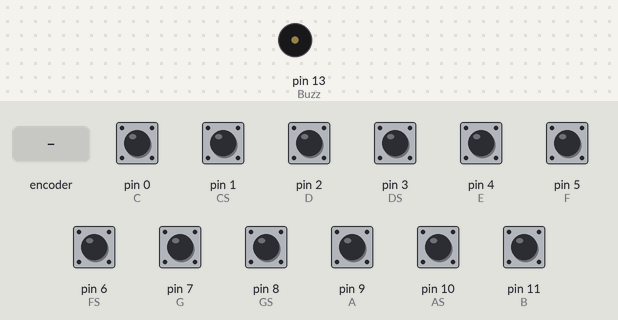
Bench run of a sketch on a simulated Arduino Uno, built with avr-gcc and run on an emulated ATmega328P. Parts: buzzer (waves = sounding). Inputs (shaded band) come from the test bench; at power-on: pin 0 (C), pin 1 (CS), pin 2 (D), pin 3 (DS), pin 4 (E), pin 5 (F), pin 6 (FS), pin 7 (G), pin 8 (GS), pin 9 (A), pin 10 (AS), pin 11 (B) HIGH.

Above: at 1.2 s.
1.3 s: rotary encoder on pin 9 (A) / pin 11 (B) turned 3 steps (first pin leading)
At 1.51 s:
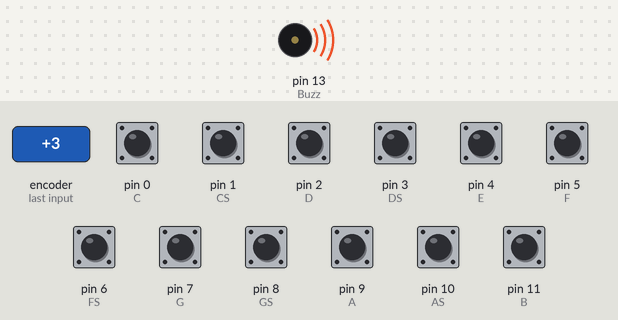
Timing chart, 0 to 4.3 s (numbered marks = the images above; inputs shaded):
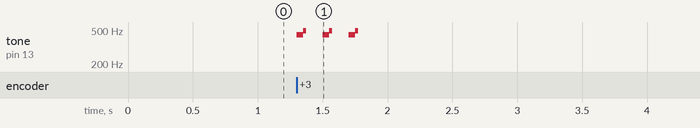

Measured:
- after the input at 1.3 s, tone on pin 13 (Buzz): silent → 440 Hz at once, then repeats every 0.20 s: 493 Hz 0.02 s, silent 0.13 s, 440 Hz 0.05 s, until it stays silent from 1.8 s

The sketch:

arduino_piano.ino
```cpp
/*
Projeto de mini piano realizado  utilizando arduíno
Baseado em https://projecthub.arduino.cc/rahulkhanna/arduino-tutorial-mini-piano-0c7ec5
Foi realizado a adição de 5 teclas, correspondentes à teclas pretas do piano, correspondentes aos semitons (sustenidos/bemol)
Foi utilizado um alto falante para reprodução dos sons
Uma bateria de 9v é utilizada para fornecer energia
*/

#define T_C 262
#define T_CS 277
#define T_D 294
#define T_DS 311
#define T_E 330
#define T_F 349
#define T_FS 370
#define T_G 392
#define T_GS 415
#define T_A 440
#define T_AS 466
#define T_B 493


const int C  =  0;
const int CS =  1;
const int D  =  2;
const int DS =  3;
const int E  =  4;
const int F  =  5;
const int FS =  6;
const int G  =  7;
const int GS =  8;
const int A  =  9;
const int AS = 10;
const int B  = 11;

const int Buzz = 13;

void setup()
{

  //Serial.begin(9600);
  //pinMode(11, OUTPUT)

  //pinMode(LED, OUTPUT);
  pinMode(C, INPUT);
  digitalWrite(C,HIGH);

  pinMode(CS, INPUT);
  digitalWrite(CS,HIGH);

  pinMode(D, INPUT);
  digitalWrite(D,HIGH);

  pinMode(DS, INPUT);
  digitalWrite(DS,HIGH);

  pinMode(E, INPUT);
  digitalWrite(E,HIGH);

  pinMode(F, INPUT);
  digitalWrite(F,HIGH);

  pinMode(FS, INPUT);
  digitalWrite(FS,HIGH);

  pinMode(G, INPUT);
  digitalWrite(G,HIGH);

  pinMode(GS, INPUT);
  digitalWrite(GS,HIGH);

  pinMode(A, INPUT);
  digitalWrite(A,HIGH);

  pinMode(AS, INPUT);
  digitalWrite(AS,HIGH);

  pinMode(B, INPUT);
  digitalWrite(B,HIGH);

  // digitalWrite(LED,LOW);
}

void loop()
{

  while(digitalRead(C) == LOW)
  {
    tone(Buzz,T_C);
  }

  while(digitalRead(CS) == LOW)
  {
    tone(Buzz,T_CS);
  }

  while(digitalRead(D) == LOW)
  {
    tone(Buzz,T_D);
  }

  while(digitalRead(DS) == LOW)
  {
    tone(Buzz,T_DS);
  }

  while(digitalRead(E) == LOW)
  {
    tone(Buzz,T_E);
  }

  while(digitalRead(F) == LOW)
  {
    tone(Buzz,T_F);
  }

  while(digitalRead(FS) == LOW)
  {
    tone(Buzz,T_FS);
  }

  while(digitalRead(G) == LOW)
  {
    tone(Buzz,T_G);
  }

  while(digitalRead(GS) == LOW)
  {
    tone(Buzz,T_GS);
  }

  while(digitalRead(A) == LOW)
  {
    tone(Buzz,T_A);
  }

  while(digitalRead(AS) == LOW)
  {
    tone(Buzz,T_AS);
  }

  while(digitalRead(B) == LOW)
  {
    tone(Buzz,T_B);
  }

  noTone(Buzz);

}
```
